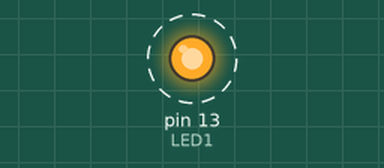
Recording of a sketch running on a simulated Arduino Uno, built with avr-gcc and run on an emulated ATmega328P. Shown: output pins drawn as LEDs (lit = HIGH). Dashed ring = blinking. What the sketch prints to the serial monitor is not drawn.

Above: at 0.05 s.
Timing chart, 0 to 3.0 s (numbered marks = the images above):
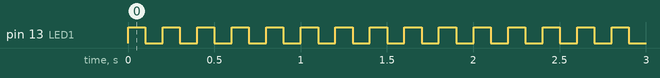

The sketch:

Functions_Lab3.ino
```cpp
const int LED1 = 13;

void blinkLED(); // LED blink
void hello(); // Says "Hello!"

void setup() {
  // put your setup code here, to run once:
  Serial.begin(115200);
  pinMode(LED1, OUTPUT);
}

void loop()
{
  blinkLED1();
  hello();
}

void blinkLED1(){
  digitalWrite(LED1, HIGH);
  delay(100);
  digitalWrite(LED1, LOW);
  delay(100);
}

void hello(){
  Serial.println("Hello!");
}
```

Measured:
- by itself, pin 13 (LED1): alternates HIGH for 0.10 s and LOW for 0.10 s
